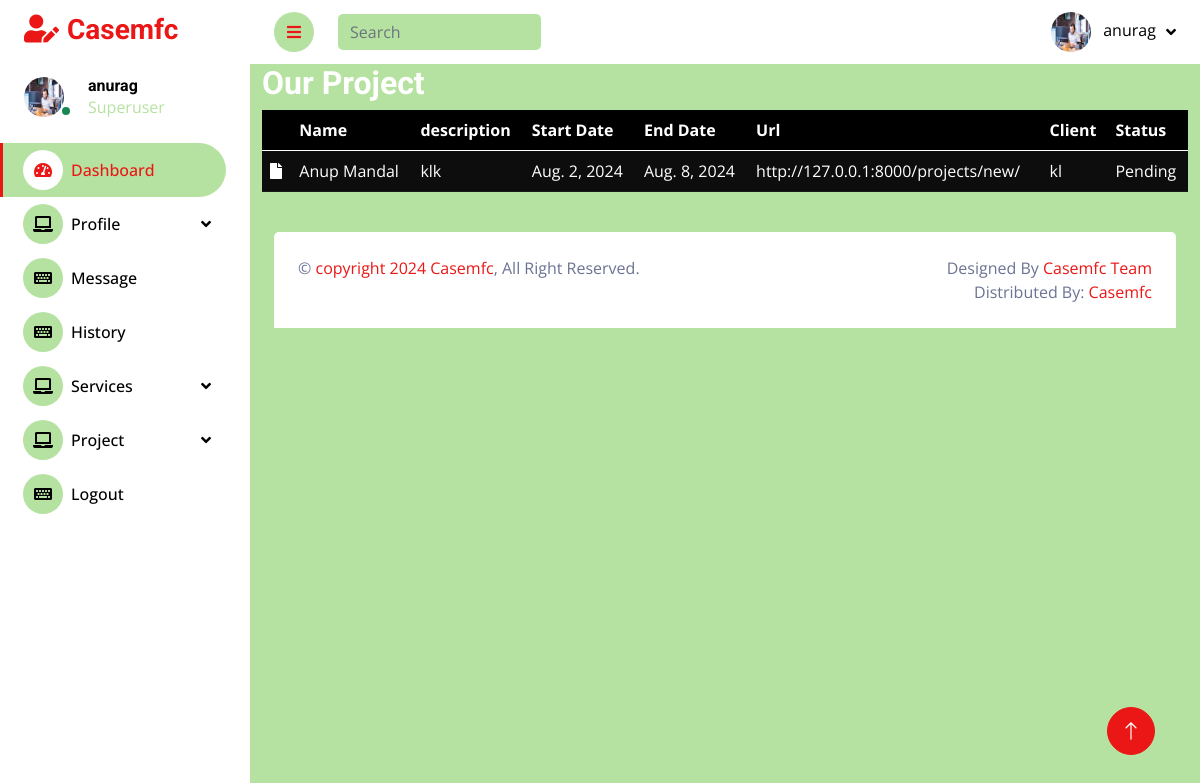
/project_list (signed in), run on the app's committed database.
### app/models/projects.py (models this page shows, shortened)
class Project(models.Model):
    name = models.CharField(max_length=200)  # Name of the project
    description = models.TextField()  # Detailed description of the project
    start_date = models.DateField()  # Start date of the project
    end_date = models.DateField(blank=True, null=True)  # End date (optional, in case the project is ongoing)
    url = models.URLField(max_length=200, blank=True, null=True)  # Link to the project or related site
    client = models.CharField(max_length=200, blank=True, null=True)  # Name of the client (if applicable)
    created_at = models.DateTimeField(auto_now_add=True)  # Timestamp when the project was created
    updated_at = models.DateTimeField(auto_now=True)  # Timestamp when the project was last updated
    status = models.CharField(
            max_length=20,
            choices=[('Pending', 'Pending'), ('Completed', 'Completed')],
            default='Pending'
        )

### app/views/project.py (the view)
# urls.py: path('project_list', project.project_list, name='project_list'),
@login_required(login_url='signin')
def project_list(request):
    projects = Project.objects.all().order_by('-created_at')
    return render(request, 'projects/history.html', {'projects': projects})

### app/templates/projects/history.html (shortened to what this page needs)
{% extends "dashboard/base.html" %}
{% block head %}<link rel="stylesheet" href="https://use.fontawesome.com/releases/v5.15.4/css/all.css">{% endblock head %}
{% block body %}
<div class="container">
<h2>Our Project</h2>
<div class="table-responsive">
<table id="example" class=".table-hover  table table-dark table-striped pt-3 mb-3">
    <thead>
        <tr>
            <th></th>
            <th>Name</th>
            <th>description</th>
            <th>Start Date</th>
            <th>End Date</th>
            <th>Url</th>
            <th>Client</th>
            <th>Status</th>
        </tr>
    </thead>
    <tbody>
        {% for i in projects %}
        <tr>
            <td><i class="fas fa-file"></i></td>
            <td>{{ i.name }}</td>
            <td>{{ i.description }}</td>
            <td>{{ i.start_date }}</td>
            <td>{{ i.end_date }}</td>
            <td>{{ i.url }}</td>
            <td>{{ i.client }}</td>
            <td>{{ i.status}}</td>
        </tr>
        {% endfor %}
    </tbody>
</table>
</div>
</div>
{% endblock body %}

### app/templates/dashboard/base.html (shortened to what this page needs)
{% load static %}
<!DOCTYPE html>
<html lang="en">
<head>
    <link href="https://cdnjs.cloudflare.com/ajax/libs/font-awesome/5.10.0/css/all.min.css" rel="stylesheet">
    <link href="https://cdn.jsdelivr.net/npm/bootstrap-icons@1.4.1/font/bootstrap-icons.css" rel="stylesheet">
    <link href="{% static 'dashboard/lib/owlcarousel/assets/owl.carousel.min.css' %}" rel="stylesheet">
    <link href="{% static 'dashboard/lib/tempusdominus/css/tempusdominus-bootstrap-4.min.css' %}" rel="stylesheet" />
    <link href="{% static 'dashboard/css/bootstrap.min.css' %}" rel="stylesheet">
    <link href="{% static 'dashboard/css/base.css' %}" rel="stylesheet">
    <link rel="stylesheet" href="https://cdn.datatables.net/1.13.6/css/jquery.dataTables.min.css">
    {% block head %}{% endblock head %}
    <link href="{% static 'dashboard/css/base.css' %}"  rel="stylesheet">
</head>
<body>
    <div class="container-fluid position-relative d-flex p-0">
        <div class="sidebar pe-4 pb-3">
            <nav class="navbar">
                <a href="#" class="navbar-brand mx-4 mb-3">
                    <h3 class="text-primary"><i class="fa fa-user-edit me-2"></i>Casemfc</h3>
                </a>
                <div class="d-flex align-items-center ms-4 mb-4">
                    <div class="position-relative">
                        {% if request.user.profile %}<img class="rounded-circle me-lg-2" src="{{request.user.profile}}" alt="" style="width: 40px; height: 40px;"> {% else %}<img class="rounded-circle me-lg-2" src="{% static 'home/img/blog-1.jpg' %}" alt="" style="width: 40px; height: 40px;">{% endif %}
                        <div class="bg-success rounded-circle border border-2 border-white position-absolute end-0 bottom-0 p-1"></div>
                    </div>
                    <div class="ms-3">
                        <h6 class="mb-0">{{request.user}}</h6>
                        <span>{% if request.user.is_superuser %}Superuser{% elif request.user.is_staff %}Staff member{% else %}Regular user{% endif %}</span>
                    </div>
                </div>
                <div class="navbar-nav w-100">
                    <a href="/dashboard" class="nav-item nav-link active"><i class="fa fa-tachometer-alt me-2"></i>Dashboard</a>
                    <div class="nav-item dropdown">
                        <a href="update_profile" class="nav-link dropdown-toggle" data-bs-toggle="dropdown"><i class="fa fa-laptop me-2"></i>Profile</a>
                    </div>
                    <a href="message" class="nav-item nav-link"><i class="fa fa-keyboard me-2"></i>Message</a>
                    <a href="history" class="nav-item nav-link"><i class="fa fa-keyboard me-2"></i>History</a>
                    <div class="nav-item dropdown">
                        <a href="update_profile" class="nav-link dropdown-toggle" data-bs-toggle="dropdown"><i class="fa fa-laptop me-2"></i>Services</a>
                    </div>
                    <div class="nav-item dropdown">
                        <a href="update_profile" class="nav-link dropdown-toggle" data-bs-toggle="dropdown"><i class="fa fa-laptop me-2"></i>Project</a>
                    </div>
                    <a href="/signout" class="nav-item nav-link"><i class="fa fa-keyboard me-2"></i>Logout</a>
                </div>
            </nav>
        </div>
        <div class="content">
            <nav class="navbar navbar-expand sticky-top px-4 py-0">
                <a href="#" class="sidebar-toggler flex-shrink-0">
                    <i class="fa fa-bars"></i>
                </a>
                <form class="d-none d-md-flex ms-4">
                    <input class="form-control search border-0" type="search" placeholder="Search">
                </form>
                <div class="navbar-nav align-items-center ms-auto">
                    <div class="nav-item dropdown">
                        <a href="#" class="nav-link dropdown-toggle" data-bs-toggle="dropdown">
                            {% if request.user.profile %}<img class="rounded-circle me-lg-2" src="{{request.user.profile}}" alt="" style="width: 40px; height: 40px;"> {% else %} <img class="rounded-circle me-lg-2" src="{% static 'home/img/blog-1.jpg' %}" alt="" style="width: 40px; height: 40px;">{% endif %}
                            <span class="d-none d-lg-inline-flex">{{request.user}}</span>
                        </a>
                    </div>
                </div>
            </nav>
            {% block body %}{% endblock body %}
            <div class="container-fluid pt-4 px-4 mb-2">
                <div class="footer-bottom rounded-top p-4">
                    <div class="row">
                        <div class="col-12 col-sm-6 text-center text-sm-start">
                            &copy; <a href="#">copyright 2024 Casemfc</a>, All Right Reserved.
                        </div>
                        <div class="col-12 col-sm-6 text-center text-sm-end">
                            Designed By <a href="">Casemfc Team</a>
                            <br>Distributed By: <a href="" target="_blank">Casemfc</a>
                        </div>
                    </div>
                </div>
            </div>
        </div>
        <a href="#" class="btn btn-lg btn-primary btn-lg-square back-to-top"><i class="bi bi-arrow-up"></i></a>
    </div>
</body>
</html>

### data on the page
Project: name "Anup Mandal", description "klk", start_date "Aug. 2, 2024", end_date "Aug. 8, 2024", url "http://127.0.0.1:8000/projects/new/", client "kl", status "Pending"

### other printed values
{{ request.user }} "anurag"
